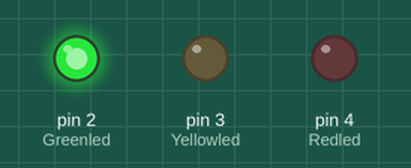
This sketch was run on a simulated Arduino Uno, built with avr-gcc and run on an emulated ATmega328P. Parts: output pins drawn as LEDs (lit = HIGH).

Above: at 1.5 s.
At 3.5 s:
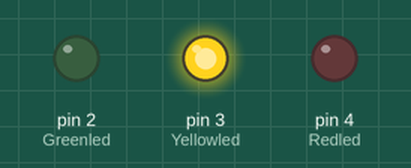
At 5.5 s:
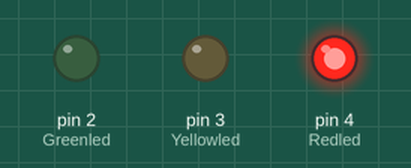
Timing chart, 0 to 9.1 s (numbered marks = the images above):
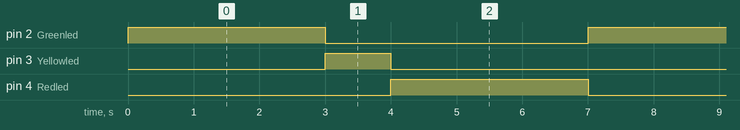

Measured:
- by itself, pin 2 (Greenled), pin 4 (Redled): alternates HIGH for 3.0 s and LOW for 4.0 s
- by itself, pin 3 (Yellowled): alternates HIGH for 1.0 s and LOW for 6.0 s
- by itself, everything shown: repeats every 7.0 s, in 3 steps

The sketch:

TraficLamp.ino
```cpp
const int Greenled = 2;
const int Yellowled = 3;
const int Redled = 4;

void setup() {

  pinMode(Greenled, OUTPUT);
  pinMode(Yellowled, OUTPUT);
  pinMode(Redled, OUTPUT);
}

void loop() {
  digitalWrite(Greenled, HIGH);
  digitalWrite(Yellowled, LOW);
  digitalWrite(Redled, LOW);
  delay(3000);                      // wait for 3 second
  digitalWrite(Greenled, LOW);
  digitalWrite(Yellowled, HIGH);
  digitalWrite(Redled, LOW);
  delay(1000);                      // wait for a second
  digitalWrite(Greenled, LOW);
  digitalWrite(Yellowled, LOW);
  digitalWrite(Redled, HIGH);
  delay(3000);                      // wait for 3 second
}
```
